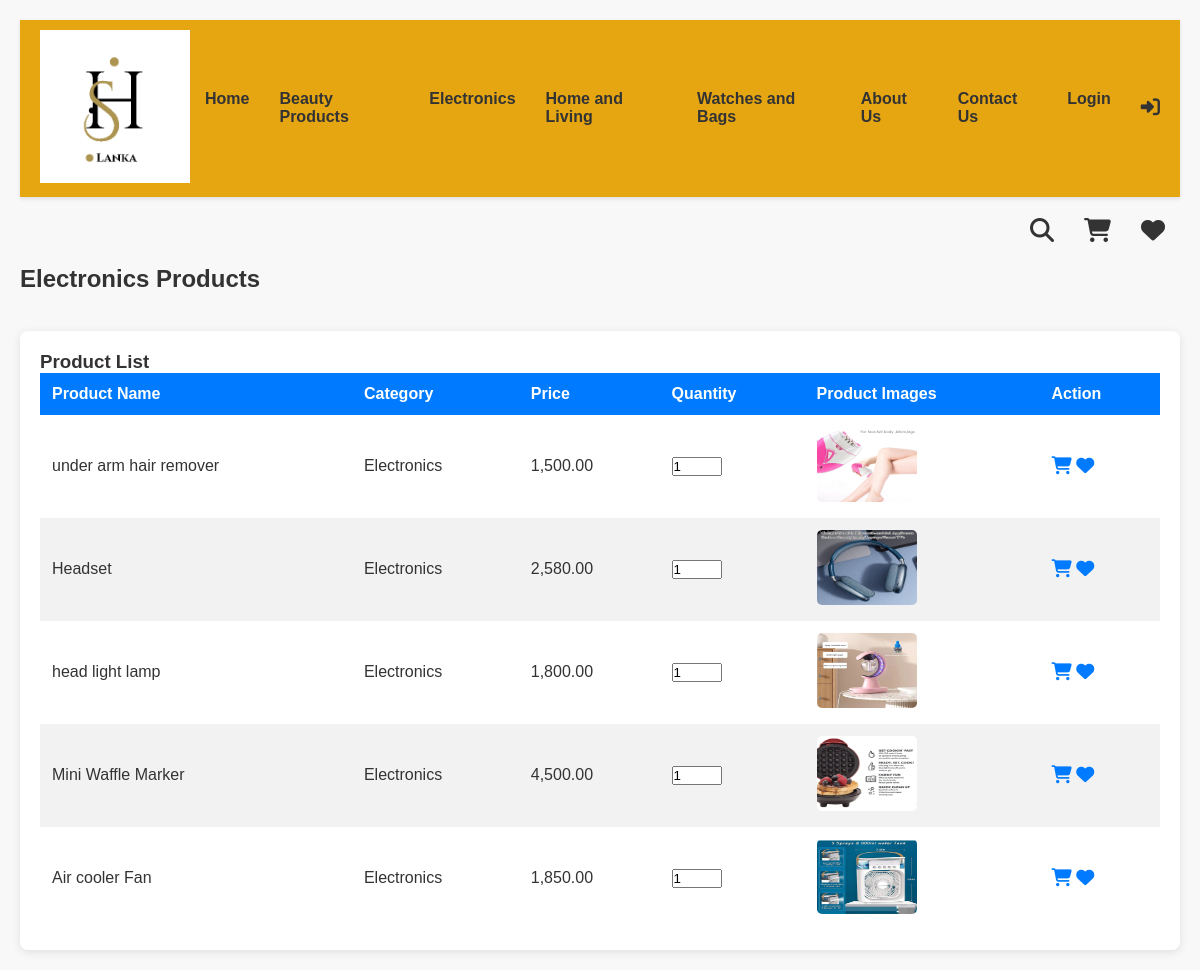
The app's page /Electronics.php with its own data.
### tables this page shows
CREATE TABLE `products` (
  `id` int(11) NOT NULL,
  `code` varchar(50) NOT NULL,
  `name` varchar(100) NOT NULL,
  `description` text NOT NULL,
  `quantity` int(11) NOT NULL,
  `Price` decimal(10,0) NOT NULL,
  `availability` tinyint(1) NOT NULL DEFAULT 1,
  `image` varchar(255) NOT NULL,
  `category_id` int(11) DEFAULT NULL
);

CREATE TABLE `categories` (
  `id` int(11) NOT NULL,
  `code` varchar(100) NOT NULL,
  `name` varchar(255) NOT NULL,
  `image` varchar(255) NOT NULL,
  `description` text NOT NULL
);

### Electronics.php (the view, shortened to what this page needs)
<?php
    include_once("./index_Cus.php");
?>
<?php
$database = new connection();
try {
    $conn = $database->getConnection();
    $select_sql = "
        SELECT p.id AS product_id, p.code, p.name, p.description, p.quantity, p.Price, p.availability, p.category_id,
               c.name AS category_name,
               p.image AS product_image  -- Using 'image' column from 'products' table
        FROM products p
        LEFT JOIN categories c ON p.category_id = c.id
        WHERE c.name = 'Electronics'  -- Filter for Electronics category
    ";
    $stmt = $conn->query($select_sql);
    $products = $stmt->fetchAll(PDO::FETCH_ASSOC);
} catch (PDOException $e) {
    echo 'Error: ' . $e->getMessage();
}
?>
<section id="content">
    <main>
        <div class="head-title">
            <div class="left">
                <h1>Electronics Products</h1>
                <ul class="breadcrumb">
                </ul>
            </div>
        </div>
        <div class="table-data">
            <div class="order">
                <div class="head">
                    <h3>Product List</h3>
                </div>
                <table>
                    <thead>
                        <tr>
                            <th>Product Name</th>
                            <th>Category</th>
                            <th>Price</th>
                            <th>Quantity</th>
                            <th>Product Images</th>
                            <th>Action</th>
                        </tr>
                        </thead>
                    <tbody>
                        <?php if (!empty($products)) : ?>
                            <?php foreach ($products as $product) : ?>
                                <tr>
                                    <td><?php echo $product['name']; ?></td>
                                    <td><?php echo $product['category_name']; ?></td>
                                    <td><?php echo number_format($product['Price'], 2); ?></td>
                                    <td>
                                        <form method="POST" action="./Cart.php">
                                            <input type="number" name="quantity" value="1" min="1" style="width: 50px;" id="quantity_<?php echo $product['product_id']; ?>">
                                    </td>
                                    <td>
                                        <img src="<?php echo $product['product_image']; ?>" alt="Product Image" class="product-image">
                                    </td>
                                    <td>
                                        <button type="submit" name="add_to_cart" class="cart-button" onclick="addToCart(<?php echo $product['product_id']; ?>, '<?php echo addslashes($product['name']); ?>', <?php echo $product['Price']; ?>); return false;">
                                            <i class="fas fa-shopping-cart"></i>
                                        </button>
                                        <form method="POST" action="./Wishlist.php" style="display:inline-block;">
                                            <button type="submit" name="add_to_wishlist" class="wishlist-button" onclick="alert('Item added to wishlist!');">
                                                <i class="fas fa-heart"></i>
                                            </button>
                                        </form>
                                    </td>
                                </tr>
                            <?php endforeach; ?>
                        <?php else : ?>
                            <tr>
                                <td colspan="6">No products found.</td>
                            </tr>
                        <?php endif; ?>
                    </tbody>
                </table>
            </div>
        </div>
    </main>
</section>
</body>
</html>

### index_Cus.php (shortened to what this page needs)
<?php
$isLoggedIn = isset($_SESSION['username']);
?>
<!DOCTYPE html>
<html lang="en">
<head>
    <link rel="stylesheet" href="./Css/home.Css">
    <link rel="stylesheet" href="https://cdnjs.cloudflare.com/ajax/libs/font-awesome/6.4.0/css/all.min.css">
</head>
<body>
    <nav class="navbar">
        <div class="navbar-logo">
            <a href="Home.php"><img src="./Images/logo/logo.png" alt="Logo"></a>
        </div>
        <ul class="navbar-links">
            <li><a href="Home.php">Home</a></li>
            <li><a href="Beautyproducts.php">Beauty Products</a></li>
            <li><a href="Electronics.php">Electronics</a></li>
            <li><a href="Homeandliving.php">Home and Living</a></li>
            <li><a href="WatchesandBags.php">Watches and Bags</a></li>
            <li><a href="AboutUs.php">About Us</a></li>
            <li><a href="ContactUs.php">Contact Us</a></li>
            <li><a href="Login.php">Login</a></li>
        </ul>
        <div class="navbar-icons">
            <?php if ($isLoggedIn): ?>
                <a href="profile.php" title="Profile"><i class="fas fa-user-circle"></i></a>
            <?php else: ?>
                <a href="login.php" title="Login"><i class="fas fa-sign-in-alt"></i></a>
            <?php endif; ?>
        </div>
    </nav>
    <div class="top-icons">
        <a href="Search.php" title="Search"><i class="fas fa-search"></i></a>
        <a href="Cart.php" title="Cart"><i class="fas fa-shopping-cart"></i></a>
        <a href="Wishlist.php" title="Wishlist"><i class="fas fa-heart"></i></a>
    </div>

### Electronics.php (style rules this page uses)
body { font-family: Arial, sans-serif; background-color: #f8f8f8; color: #333; margin: 0; padding: 20px; }
#content { max-width: 1200px; margin: 0 auto; }
.head-title { display: flex; justify-content: space-between; align-items: center; margin-bottom: 20px; }
.head-title h1 { font-size: 24px; color: #333; }
.breadcrumb { list-style: none; padding: 0; }
.table-data { background: white; border-radius: 8px; box-shadow: 0 2px 10px rgba(0, 0, 0, 0.1); padding: 20px; }
.table-data .order { overflow-x: auto; }
table { width: 100%; border-collapse: collapse; }
th, td { padding: 12px; text-align: left; }
th { background-color: #007bff; color: white; }
tbody tr:nth-child(even) { background-color: #f2f2f2; }
.product-image { width: 100px; height: 75px; border-radius: 5px; }
.cart-button, .wishlist-button { border: none; background: none; cursor: pointer; color: #007bff; font-size: 18px; }

### records on screen
products: name "under arm hair remover", category.name "Electronics", Price "1,500.00", image (picture)
products: name "Headset", category.name "Electronics", Price "2,580.00", image (picture)
products: name "head light lamp", category.name "Electronics", Price "1,800.00", image (picture)
products: name "Mini Waffle Marker", category.name "Electronics", Price "4,500.00", image (picture)
products: name "Air cooler Fan", category.name "Electronics", Price "1,850.00", image (picture)
